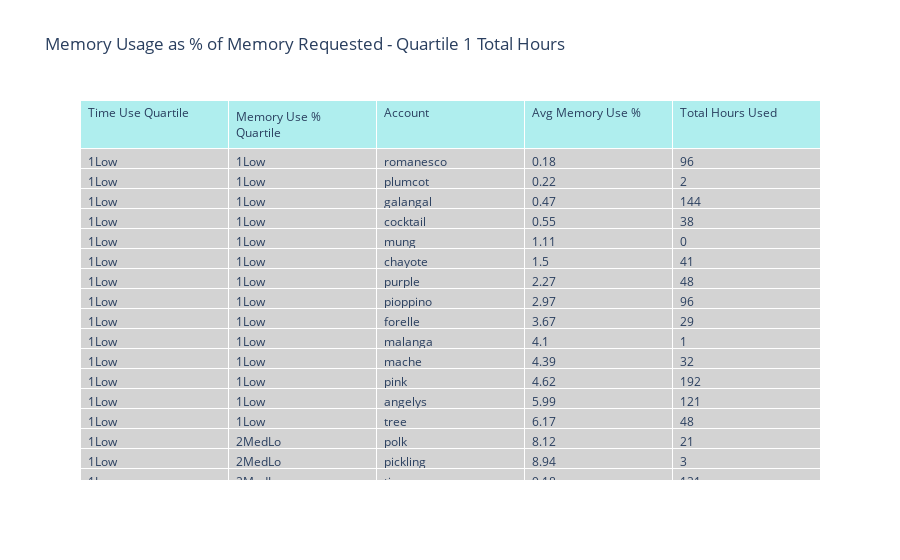

Notebook source saved alongside this figure:
### Code cell
figtbl1 = go.Figure(data = [go.Table(
    header=dict(values=list(data_table1.columns),
                               fill_color = 'paleturquoise',
                               align = 'left'),
    cells=dict(values=[data_table1['Time Use Quartile'], data_table1['Memory Use % Quartile'],
                       data_table1['Account'], data_table1['Avg Memory Use %'], data_table1['Total Hours Used']],
                                fill_color='lightgray',
                                 align='left')
)])

figtbl1.update_layout(title_text = 'Memory Usage as % of Memory Requested - Quartile 1 Total Hours')
figtbl1.show()

### Figure 1 — Plotly figure (JSON) as saved in the notebook; plotly's stock layout.template omitted (floating-point values rounded to 4 significant figures; data arrays with more than 128 entries replaced by an {"elided": "..."} marker saying what was removed)
{"data": [{"cells": {"align": "left", "fill": {"color": "lightgray"}, "values": {"elided": "5x33 mixed values"}}, "header": {"align": "left", "fill": {"color": "paleturquoise"}, "values": ["Time Use Quartile", "Memory Use % Quartile", "Account", "Avg Memory Use %", "Total Hours Used"]}, "type": "table"}], "layout": {"title": {"text": "Memory Usage as % of Memory Requested - Quartile 1 Total Hours"}}}
